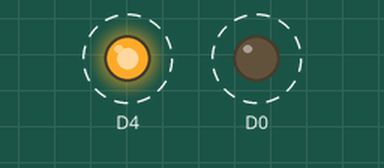
Simulated run of this sketch. Board: ESP8266 (NodeMCU). Shown: output pins drawn as LEDs (lit = HIGH). Dashed ring = blinking. What the sketch prints to the serial monitor is not drawn.

Above: at 0.5 s.
Timing chart, 0 to 4.6 s (numbered marks = the images above):
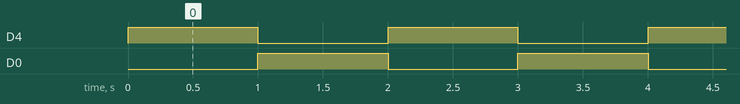

Measured:
- by itself, D4, D0: alternates HIGH for 1.0 s and LOW for 1.0 s

The sketch:

blinking.ino
```cpp
void setup() {
  // put your setup code here, to run once:
pinMode(D0,OUTPUT);
pinMode(D4,OUTPUT);
Serial.begin(115200);
}

void loop() {
  int a=10;
  // put your main code here, to run repeatedly:
  digitalWrite(D0,LOW);
  digitalWrite(D4,HIGH);
  Serial.println("D0 is low and D4 is high");
  delay(1000);
  digitalWrite(D0,HIGH);
   digitalWrite(D4,LOW);
   Serial.println("D0 is High and D4 is low");
  delay(1000);
 Serial.println(a);


}
```
